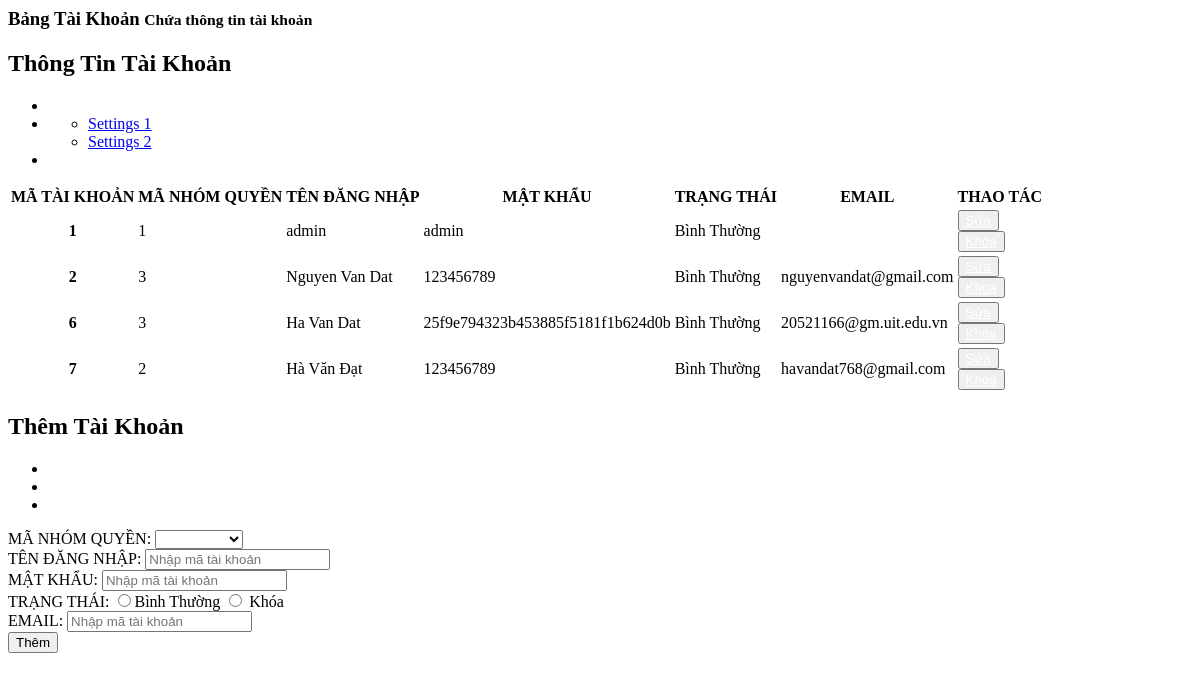
Page /admin/dashboard/manage_account.php on the committed database.
### tables this page shows
CREATE TABLE `taikhoan` (
  `MA_TK` int(10) UNSIGNED NOT NULL,
  `MA_GROUP_QUYEN` int(10) UNSIGNED DEFAULT NULL,
  `TEN_DANG_NHAP` varchar(50) NOT NULL,
  `MAT_KHAU` varchar(500) NOT NULL,
  `STATUS` int(1) NOT NULL DEFAULT 1,
  `EMAIL` varchar(50) NOT NULL
);

### admin/dashboard/manage_account.php (the view, shortened to what this page needs)
<?php
$action_permission = "./action/add_account.php";
$displayadd = 'block';
$displayblock = 'block';
$MA_GQ = "";
$TEN_DN = "";
$MK = "";
$EMAIL = "";
$TEN_GQ = "";
?>
<div class="right_col" role="main">
  <div class="">
    <div class="page-title">
      <div class="title_left">
        <h3>Bảng Tài Khoản <small>Chứa thông tin tài khoản</small></h3>
      </div>
    </div>
    <div class="row">
      <div class="col-md-8 col-sm-6 col-xs-12">
        <div class="x_panel">
          <div class="x_title">
            <h2>Thông Tin Tài Khoản </h2>
            <ul class="nav navbar-right panel_toolbox">
              <li><a class="collapse-link"><i class="fa fa-chevron-up"></i></a>
              </li>
              <li class="dropdown">
                <ul class="dropdown-menu" role="menu">
                  <li><a href="#">Settings 1</a>
                  </li>
                  <li><a href="#">Settings 2</a>
                  </li>
                </ul>
              </li>
              <li><a class="close-link"><i class="fa fa-close"></i></a>
              </li>
            </ul>
          </div>
          <div class="x_content" style="overflow: auto;">
            <table class="table table-striped">
              <thead>
                <tr>
                  <th>MÃ TÀI KHOẢN</th>
                  <th>MÃ NHÓM QUYỀN</th>
                  <th>TÊN ĐĂNG NHẬP</th>
                  <th>MẬT KHẨU</th>
                  <th>TRẠNG THÁI</th>
                  <th>EMAIL</th>
                  <th>THAO TÁC</th>
                </tr>
              </thead>
              <tbody>
                <?php
                $getAccount = "SELECT * FROM taikhoan";
                $Accounts = mysqli_query($connect, $getAccount);
                while ($Account = mysqli_fetch_array($Accounts)) {
                  if($Account['STATUS']=='1'){
                    $trangthai="Bình Thường";
                    $displayblock = 'block';
                  } else {
                    $trangthai = "Đã Khóa";
                    $displayunblock = 'block';
                    $displayblock = 'none';
                  }
                ?>
                  <tr>
                    <th scope="row"><?php echo $Account['MA_TK']  ?></th>
                    <td><?php echo $Account['MA_GROUP_QUYEN'] ?></td>
                    <td><?php echo $Account['TEN_DANG_NHAP'] ?></td>
                    <td><?php echo $Account['MAT_KHAU'] ?></td>
                    <td><?php echo $trangthai ?></td>
                    <td><?php echo $Account['EMAIL'] ?></td>
                    <td>
                      <button id="open-update-PN" type="button" class="btn btn-warning" onclick=''><a style="color: white;" href="index.php?manage=accounts&updatetk=<?php echo $Account['MA_TK'] ?>">Sửa</a></button>
                      <button type="submit" style="display:<?php echo $displayblock ?>" class="btn btn-success">
                        <a style="color: white;" href="index.php?manage=accounts&blockstt=<?php echo $Account['STATUS']?>&matk=<?php echo $Account['MA_TK'] ?>">Khóa</a>
                      </button>
                    </td>
                  </tr>
                <?php
                }
                ?>
              </tbody>
            </table>
          </div>
        </div>
      </div>
      <div class="col-md-4 col-sm-6 col-xs-12">
        <div class="x_panel">
          <div class="x_title">
            <h2>Thêm Tài Khoản</h2>
            <ul class="nav navbar-right panel_toolbox">
              <li><a class="collapse-link"><i class="fa fa-chevron-up"></i></a>
              </li>
              <li class="dropdown">
              </li>
              <li><a class="close-link"><i class="fa fa-close"></i></a>
              </li>
            </ul>
          </div>
          <div class="x_content">
            <form action="<?php echo $action_permission ?>" method="get" id='form-account' >
              <div class="form-group">
                <div class="form-group">
                  <label for="manhomquyen">MÃ NHÓM QUYỀN:</label>
                  <select class="form-control" id="manhomquyen" name="manhomquyen">
                    <option value="<?php echo  $MA_GQ ?>" selected><?php echo  $TEN_GQ ?></option>
                    <?php $getMA_GROUP_QUYEN = mysqli_query($connect, "SELECT MA_GROUP_QUYEN,TEN_GROUP_QUYEN from groupquyen");
                    while ($row_GQ = mysqli_fetch_array($getMA_GROUP_QUYEN)) {       ?>
                      <?php if ($row_GQ['MA_GROUP_QUYEN'] !== $MA_GQ) : ?>
                        <option value="<?php echo $row_GQ['MA_GROUP_QUYEN'] ?>"><?php echo $row_GQ['TEN_GROUP_QUYEN'] ?></option>
                      <?php endif; ?>
                    <?php  } ?>
                  </select>
                </div>
                <div class="form-group">
                  <label for="tendn">TÊN ĐĂNG NHẬP:</label>
                  <input type="text" class="form-control" id="tendn" placeholder="Nhập mã tài khoản" name="tendn" value="<?php echo  $TEN_DN ?>" require>
                </div>
                <div class="form-group">
                  <label for="mk">MẬT KHẨU:</label>
                  <input type="text" class="form-control" id="mk" placeholder="Nhập mã tài khoản" name="mk" value="<?php echo  $MK ?>" require>
                </div>
                <div class="form-group row">
                  <label for="trangthai">TRẠNG THÁI:</label>
                  <?php
                    $checked="";
                    $unchecked="";
                  ?>
                  <input type="radio" <?php echo $checked;?> class="form-control" id="trangthai" name="trangthai" value="1" require>Bình Thường
                  <input type="radio" <?php echo $unchecked;?> class="form-control" id="trangthai" name="trangthai" value="0" require> Khóa
                </div>
                <div class="form-group">
                  <label for="email">EMAIL:</label>
                  <input type="text" class="form-control" id="email" placeholder="Nhập mã tài khoản" name="email" value="<?php echo  $EMAIL ?>" require>
                </div>
                <div id="button-add-PN" style="display:<?php echo $displayadd ?>">
                  <button type="submit" class="btn btn-success">Thêm</button>
                </div>
            </form>
          </div>
        </div>
      </div>
    </div>
  </div>
</div>

### rows in the picture
taikhoan: MA_TK "1", MA_GROUP_QUYEN "1", TEN_DANG_NHAP "admin", MAT_KHAU "admin", STATUS "Bình Thường"
taikhoan: MA_TK "2", MA_GROUP_QUYEN "3", TEN_DANG_NHAP "Nguyen Van Dat", MAT_KHAU "123456789", STATUS "Bình Thường", EMAIL "nguyenvandat@gmail.com"
taikhoan: MA_TK "6", MA_GROUP_QUYEN "3", TEN_DANG_NHAP "Ha Van Dat", MAT_KHAU "25f9e794323b453885f5181f1b624d0b", STATUS "Bình Thường", EMAIL "20521166@gm.uit.edu.vn"
taikhoan: MA_TK "7", MA_GROUP_QUYEN "2", TEN_DANG_NHAP "Hà Văn Đạt", MAT_KHAU "123456789", STATUS "Bình Thường", EMAIL "havandat768@gmail.com"
